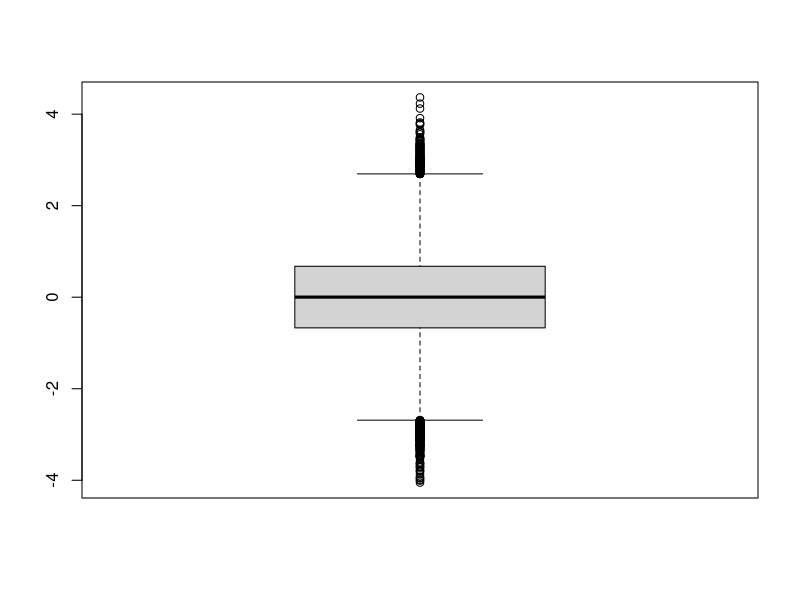

The R source for this figure:
#generate random normal standard
rand_norm=rnorm(100000)
boxplot(rand_norm)
#calculate uppercut point
uppercut=(quantile(rand_norm,0.75)+(1.5*(quantile(rand_norm,0.75)-quantile(rand_norm,0.25))))
#calculate empirical CDF from random normal
f_upper_cut=ecdf(rand_norm)
#calculate probability of uppercut point
prob=1-f_upper_cut(uppercut)
